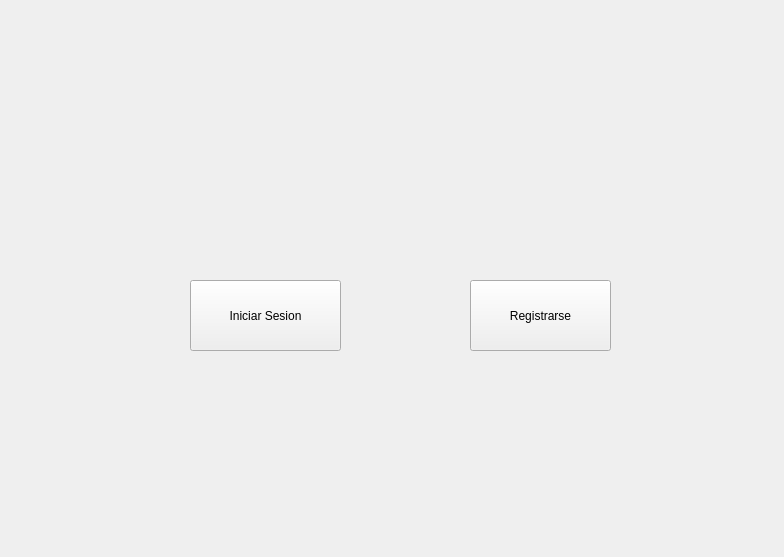
<?xml version="1.0" encoding="UTF-8"?>
<ui version="4.0">
 <class>Widget</class>
 <widget class="QWidget" name="Widget">
  <property name="geometry">
   <rect>
    <x>0</x>
    <y>0</y>
    <width>784</width>
    <height>557</height>
   </rect>
  </property>
  <property name="windowTitle">
   <string>Widget</string>
  </property>
  <widget class="QStackedWidget" name="stackedWidget">
   <property name="geometry">
    <rect>
     <x>10</x>
     <y>20</y>
     <width>761</width>
     <height>501</height>
    </rect>
   </property>
   <property name="currentIndex">
    <number>0</number>
   </property>
   <widget class="QWidget" name="page">
    <widget class="QLabel" name="label_3">
     <property name="geometry">
      <rect>
       <x>280</x>
       <y>70</y>
       <width>221</width>
       <height>121</height>
      </rect>
     </property>
     <property name="text">
      <string/>
     </property>
     <property name="pixmap">
      <pixmap resource="logo.qrc">:/imagenes/logowhatsapp.png</pixmap>
     </property>
     <property name="scaledContents">
      <bool>true</bool>
     </property>
    </widget>
    <widget class="QPushButton" name="pushButton">
     <property name="geometry">
      <rect>
       <x>180</x>
       <y>260</y>
       <width>151</width>
       <height>71</height>
      </rect>
     </property>
     <property name="text">
      <string>Iniciar Sesion</string>
     </property>
    </widget>
    <widget class="QPushButton" name="pushButton_2">
     <property name="geometry">
      <rect>
       <x>460</x>
       <y>260</y>
       <width>141</width>
       <height>71</height>
      </rect>
     </property>
     <property name="text">
      <string>Registrarse</string>
     </property>
    </widget>
   </widget>
   <widget class="QWidget" name="page_2">
    <widget class="QTextEdit" name="textEdit">
     <property name="geometry">
      <rect>
       <x>60</x>
       <y>70</y>
       <width>661</width>
       <height>341</height>
      </rect>
     </property>
    </widget>
    <widget class="QLineEdit" name="message">
     <property name="geometry">
      <rect>
       <x>120</x>
       <y>430</y>
       <width>501</width>
       <height>24</height>
      </rect>
     </property>
    </widget>
    <widget class="QLabel" name="label_2">
     <property name="geometry">
      <rect>
       <x>60</x>
       <y>430</y>
       <width>49</width>
       <height>16</height>
      </rect>
     </property>
     <property name="text">
      <string>Mensaje:</string>
     </property>
    </widget>
    <widget class="QPushButton" name="send">
     <property name="geometry">
      <rect>
       <x>640</x>
       <y>430</y>
       <width>80</width>
       <height>24</height>
      </rect>
     </property>
     <property name="text">
      <string>Enviar</string>
     </property>
    </widget>
    <widget class="QLabel" name="label">
     <property name="geometry">
      <rect>
       <x>60</x>
       <y>40</y>
       <width>121</width>
       <height>16</height>
      </rect>
     </property>
     <property name="font">
      <font>
       <pointsize>14</pointsize>
      </font>
     </property>
     <property name="text">
      <string>Sala de chat 1</string>
     </property>
    </widget>
    <widget class="QPushButton" name="pushButton_13">
     <property name="geometry">
      <rect>
       <x>10</x>
       <y>470</y>
       <width>80</width>
       <height>24</height>
      </rect>
     </property>
     <property name="text">
      <string>Regresar</string>
     </property>
    </widget>
   </widget>
   <widget class="QWidget" name="page_3">
    <widget class="QLabel" name="label_4">
     <property name="geometry">
      <rect>
       <x>340</x>
       <y>70</y>
       <width>111</width>
       <height>16</height>
      </rect>
     </property>
     <property name="font">
      <font>
       <pointsize>14</pointsize>
      </font>
     </property>
     <property name="text">
      <string>Iniciar sesion</string>
     </property>
    </widget>
    <widget class="QLabel" name="label_5">
     <property name="geometry">
      <rect>
       <x>210</x>
       <y>150</y>
       <width>61</width>
       <height>16</height>
      </rect>
     </property>
     <property name="text">
      <string>useraname:</string>
     </property>
    </widget>
    <widget class="QLabel" name="label_6">
     <property name="geometry">
      <rect>
       <x>210</x>
       <y>220</y>
       <width>61</width>
       <height>16</height>
      </rect>
     </property>
     <property name="text">
      <string>password</string>
     </property>
    </widget>
    <widget class="QLineEdit" name="password">
     <property name="geometry">
      <rect>
       <x>290</x>
       <y>220</y>
       <width>231</width>
       <height>24</height>
      </rect>
     </property>
    </widget>
    <widget class="QPushButton" name="pushButton_3">
     <property name="geometry">
      <rect>
       <x>350</x>
       <y>320</y>
       <width>80</width>
       <height>24</height>
      </rect>
     </property>
     <property name="text">
      <string>Entrar</string>
     </property>
    </widget>
    <widget class="QLabel" name="alertaIniciarSesion">
     <property name="geometry">
      <rect>
       <x>330</x>
       <y>280</y>
       <width>121</width>
       <height>20</height>
      </rect>
     </property>
     <property name="text">
      <string/>
     </property>
    </widget>
    <widget class="QPushButton" name="pushButton_4">
     <property name="geometry">
      <rect>
       <x>20</x>
       <y>30</y>
       <width>80</width>
       <height>24</height>
      </rect>
     </property>
     <property name="text">
      <string>Volver</string>
     </property>
    </widget>
    <widget class="QLineEdit" name="nickname">
     <property name="geometry">
      <rect>
       <x>290</x>
       <y>150</y>
       <width>231</width>
       <height>24</height>
      </rect>
     </property>
    </widget>
   </widget>
   <widget class="QWidget" name="page_4">
    <widget class="QLabel" name="label_7">
     <property name="geometry">
      <rect>
       <x>340</x>
       <y>60</y>
       <width>91</width>
       <height>31</height>
      </rect>
     </property>
     <property name="font">
      <font>
       <pointsize>14</pointsize>
      </font>
     </property>
     <property name="text">
      <string>Registrarse</string>
     </property>
    </widget>
    <widget class="QLabel" name="label_8">
     <property name="geometry">
      <rect>
       <x>210</x>
       <y>160</y>
       <width>61</width>
       <height>16</height>
      </rect>
     </property>
     <property name="text">
      <string>username:</string>
     </property>
    </widget>
    <widget class="QLabel" name="label_9">
     <property name="geometry">
      <rect>
       <x>210</x>
       <y>230</y>
       <width>61</width>
       <height>16</height>
      </rect>
     </property>
     <property name="text">
      <string>password:</string>
     </property>
    </widget>
    <widget class="QLineEdit" name="userRegistrarse">
     <property name="geometry">
      <rect>
       <x>290</x>
       <y>160</y>
       <width>211</width>
       <height>24</height>
      </rect>
     </property>
    </widget>
    <widget class="QLineEdit" name="passRegistrarse">
     <property name="geometry">
      <rect>
       <x>290</x>
       <y>230</y>
       <width>211</width>
       <height>24</height>
      </rect>
     </property>
    </widget>
    <widget class="QPushButton" name="registrarseBtn">
     <property name="geometry">
      <rect>
       <x>350</x>
       <y>330</y>
       <width>80</width>
       <height>24</height>
      </rect>
     </property>
     <property name="text">
      <string>Registrarse</string>
     </property>
    </widget>
    <widget class="QPushButton" name="pushButton_6">
     <property name="geometry">
      <rect>
       <x>20</x>
       <y>20</y>
       <width>80</width>
       <height>24</height>
      </rect>
     </property>
     <property name="text">
      <string>Volver</string>
     </property>
    </widget>
   </widget>
   <widget class="QWidget" name="page_5">
    <widget class="QFrame" name="frame">
     <property name="geometry">
      <rect>
       <x>10</x>
       <y>10</y>
       <width>201</width>
       <height>471</height>
      </rect>
     </property>
     <property name="frameShape">
      <enum>QFrame::StyledPanel</enum>
     </property>
     <property name="frameShadow">
      <enum>QFrame::Raised</enum>
     </property>
     <widget class="QLabel" name="label_10">
      <property name="geometry">
       <rect>
        <x>10</x>
        <y>10</y>
        <width>16</width>
        <height>21</height>
       </rect>
      </property>
      <property name="font">
       <font>
        <pointsize>12</pointsize>
       </font>
      </property>
      <property name="text">
       <string>@</string>
      </property>
     </widget>
     <widget class="QLabel" name="labelUser">
      <property name="geometry">
       <rect>
        <x>30</x>
        <y>10</y>
        <width>171</width>
        <height>21</height>
       </rect>
      </property>
      <property name="font">
       <font>
        <pointsize>12</pointsize>
       </font>
      </property>
      <property name="text">
       <string>TextLabel</string>
      </property>
     </widget>
     <widget class="QPushButton" name="pushButton_5">
      <property name="geometry">
       <rect>
        <x>40</x>
        <y>90</y>
        <width>111</width>
        <height>41</height>
       </rect>
      </property>
      <property name="text">
       <string>Entrar al chat</string>
      </property>
     </widget>
     <widget class="QPushButton" name="pushButton_7">
      <property name="geometry">
       <rect>
        <x>40</x>
        <y>170</y>
        <width>111</width>
        <height>41</height>
       </rect>
      </property>
      <property name="text">
       <string>Agregar un amigo</string>
      </property>
     </widget>
     <widget class="QPushButton" name="pushButton_8">
      <property name="geometry">
       <rect>
        <x>40</x>
        <y>330</y>
        <width>111</width>
        <height>41</height>
       </rect>
      </property>
      <property name="text">
       <string>Desconectar</string>
      </property>
     </widget>
     <widget class="QPushButton" name="pushButton_10">
      <property name="geometry">
       <rect>
        <x>40</x>
        <y>250</y>
        <width>111</width>
        <height>41</height>
       </rect>
      </property>
      <property name="text">
       <string>Notificaciones</string>
      </property>
     </widget>
    </widget>
    <widget class="QStackedWidget" name="stackedWidget_2">
     <property name="geometry">
      <rect>
       <x>230</x>
       <y>20</y>
       <width>521</width>
       <height>471</height>
      </rect>
     </property>
     <property name="currentIndex">
      <number>0</number>
     </property>
     <widget class="QWidget" name="page_6">
      <widget class="QWidget" name="widget" native="true">
       <property name="geometry">
        <rect>
         <x>20</x>
         <y>70</y>
         <width>481</width>
         <height>111</height>
        </rect>
       </property>
       <widget class="QLabel" name="label_12">
        <property name="geometry">
         <rect>
          <x>10</x>
          <y>10</y>
          <width>121</width>
          <height>16</height>
         </rect>
        </property>
        <property name="font">
         <font>
          <pointsize>14</pointsize>
         </font>
        </property>
        <property name="text">
         <string>Sala de chat 1</string>
        </property>
       </widget>
       <widget class="QLabel" name="personasOnline">
        <property name="geometry">
         <rect>
          <x>10</x>
          <y>40</y>
          <width>301</width>
          <height>16</height>
         </rect>
        </property>
        <property name="text">
         <string>TextLabel</string>
        </property>
       </widget>
       <widget class="QPushButton" name="bind">
        <property name="geometry">
         <rect>
          <x>390</x>
          <y>80</y>
          <width>80</width>
          <height>24</height>
         </rect>
        </property>
        <property name="text">
         <string>Conectarse</string>
        </property>
       </widget>
       <widget class="QPushButton" name="entrarBoton">
        <property name="geometry">
         <rect>
          <x>300</x>
          <y>80</y>
          <width>80</width>
          <height>24</height>
         </rect>
        </property>
        <property name="text">
         <string>Entrar</string>
        </property>
       </widget>
       <zorder>bind</zorder>
       <zorder>entrarBoton</zorder>
       <zorder>label_12</zorder>
       <zorder>personasOnline</zorder>
      </widget>
      <widget class="QLabel" name="label_11">
       <property name="geometry">
        <rect>
         <x>20</x>
         <y>40</y>
         <width>101</width>
         <height>16</height>
        </rect>
       </property>
       <property name="text">
        <string>Chats disponibles:</string>
       </property>
      </widget>
     </widget>
     <widget class="QWidget" name="page_7">
      <widget class="QLabel" name="label_14">
       <property name="geometry">
        <rect>
         <x>200</x>
         <y>50</y>
         <width>101</width>
         <height>16</height>
        </rect>
       </property>
       <property name="text">
        <string>Agregar un amigo</string>
       </property>
      </widget>
      <widget class="QLabel" name="label_15">
       <property name="geometry">
        <rect>
         <x>90</x>
         <y>120</y>
         <width>61</width>
         <height>16</height>
        </rect>
       </property>
       <property name="text">
        <string>username:</string>
       </property>
      </widget>
      <widget class="QLineEdit" name="amigoUser">
       <property name="geometry">
        <rect>
         <x>170</x>
         <y>120</y>
         <width>161</width>
         <height>24</height>
        </rect>
       </property>
      </widget>
      <widget class="QLabel" name="alertaAmigo">
       <property name="geometry">
        <rect>
         <x>150</x>
         <y>180</y>
         <width>221</width>
         <height>20</height>
        </rect>
       </property>
       <property name="text">
        <string/>
       </property>
      </widget>
      <widget class="QPushButton" name="pushButton_9">
       <property name="geometry">
        <rect>
         <x>210</x>
         <y>220</y>
         <width>80</width>
         <height>24</height>
        </rect>
       </property>
       <property name="text">
        <string>Agregar</string>
       </property>
      </widget>
     </widget>
     <widget class="QWidget" name="page_8">
      <widget class="QListWidget" name="inbox">
       <property name="geometry">
        <rect>
         <x>10</x>
         <y>50</y>
         <width>481</width>
         <height>371</height>
        </rect>
       </property>
      </widget>
      <widget class="QLabel" name="label_17">
       <property name="geometry">
        <rect>
         <x>10</x>
         <y>20</y>
         <width>161</width>
         <height>16</height>
        </rect>
       </property>
       <property name="font">
        <font>
         <pointsize>12</pointsize>
        </font>
       </property>
       <property name="text">
        <string>Solicitudes de amistad:</string>
       </property>
      </widget>
      <widget class="QPushButton" name="pushButton_11">
       <property name="geometry">
        <rect>
         <x>290</x>
         <y>430</y>
         <width>80</width>
         <height>24</height>
        </rect>
       </property>
       <property name="text">
        <string>Aceptar</string>
       </property>
      </widget>
      <widget class="QPushButton" name="pushButton_12">
       <property name="geometry">
        <rect>
         <x>390</x>
         <y>430</y>
         <width>80</width>
         <height>24</height>
        </rect>
       </property>
       <property name="text">
        <string>Eliminar</string>
       </property>
      </widget>
     </widget>
    </widget>
   </widget>
  </widget>
  <widget class="QWidget" name="layoutWidget">
   <property name="geometry">
    <rect>
     <x>0</x>
     <y>0</y>
     <width>2</width>
     <height>2</height>
    </rect>
   </property>
   <layout class="QVBoxLayout" name="verticalLayout"/>
  </widget>
 </widget>
 <resources>
  <include location="logo.qrc"/>
 </resources>
 <connections/>
</ui>
